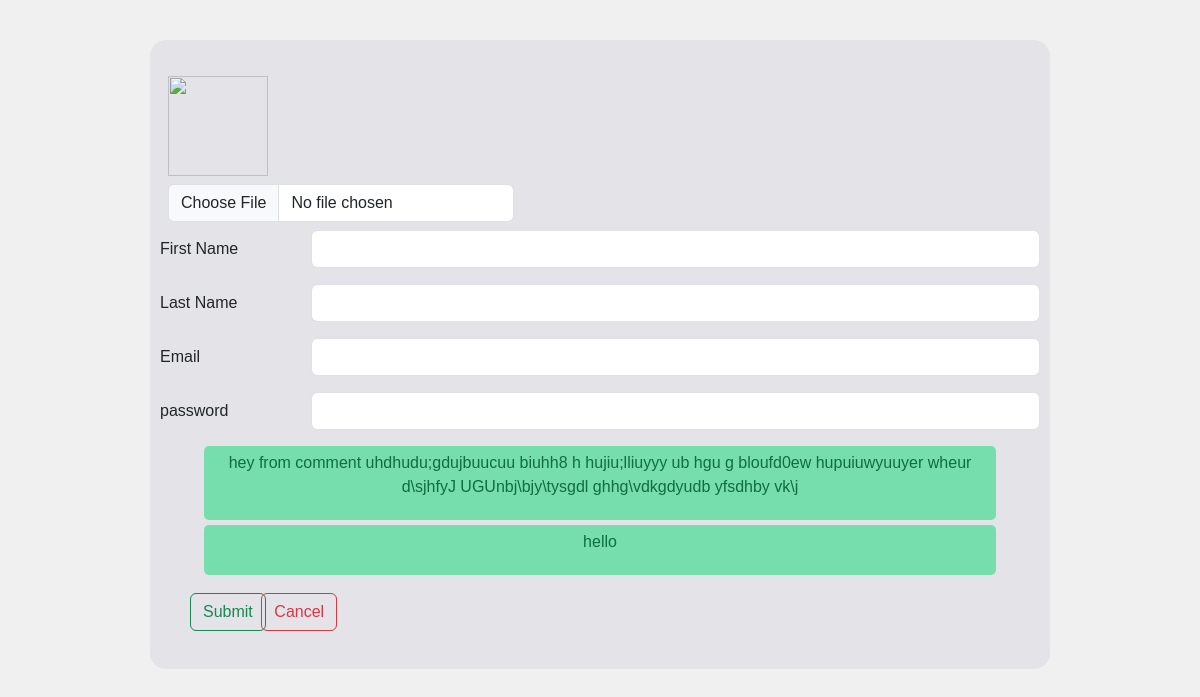
Page /edit.php on the committed database.
### tables this page shows
CREATE TABLE `usercom` (
  `ID` int(11) NOT NULL,
  `name` varchar(25) NOT NULL,
  `email` varchar(100) NOT NULL,
  `user-comment` varchar(255) NOT NULL,
  `com-date` timestamp NOT NULL DEFAULT current_timestamp(),
  `status` int(11) NOT NULL DEFAULT 0
);

### conn.php (called while the page is built, shortened)
<?php
        $password='';

### edit.php (the view, shortened to what this page needs)
<!DOCTYPE html>
<html lang="en">
<head>
    <link rel="stylesheet" href="./bootstrap/bootstrap.css">
    <link rel="stylesheet" href="./css/adminPage.css">
</head>
<body>
    <?php
        include("conn.php");
        $id=$_GET['editid'];
        $firstname='';
        $lastname= '';
        $email= '';
    ?>
    <div class="container create-class">
        <form method="post" enctype="multipart/form-data">
                        <div class="container p-2" >
                            <div class="input-group profile-pic py-2" >
                                    <img src="upload/<?php echo$image; ?>" alt="" style="height:100px; width:100px; object-fit:cover;">
                            </div>
                            <div style="width:40%;">
                                <input type="file" class="form-control" id="inputGroupFile04" aria-describedby="inputGroupFileAddon04" aria-label="Upload" name="image">
                            </div>
                        </div>
                <div class="row mb-3">
                        <label for="colFormLabel" class="col-sm-2 col-form-label">First Name</label>
                        <div class="col-sm-10">
                            <input type="text" class="form-control" id="colFormLabel"  name="firstName" value="<?php echo$firstname;?>">
                        </div>
                </div>
                <div class="row mb-3">
                        <label for="colFormLabel" class="col-sm-2 col-form-label">Last Name</label>
                        <div class="col-sm-10">
                            <input type="text" class="form-control" id="colFormLabe2"  name="lastName" value="<?php echo$lastname;?>">
                        </div>
                </div>
                <div class="row mb-3">
                        <label for="colFormLabel" class="col-sm-2 col-form-label">Email</label>
                        <div class="col-sm-10">
                            <input type="text" class="form-control" id="colFormLabe3"  name="emailInput" value="<?php echo$email;?>">
                        </div>
                </div>
                <div class="row mb-3">
                        <label for="colFormLabel" class="col-sm-2 col-form-label">password</label>
                        <div class="col-sm-10">
                            <input type="text" class="form-control" id="colFormLabe4"  name="passwordInput" value="<?php echo$password;?>">
                        </div>
                </div>
                <?php
                $sql2="SELECT * FROM usercom WHERE ID='$id'";
                $result2=mysqli_query($conn,$sql2);
                if($result2 && mysqli_num_rows($result2)>0){
                    while($row2=mysqli_fetch_assoc($result2)){
                         ?>
                        <div class="form-floating">
                        <div class="container success-message">
                            <p>
                                <?php
                                        echo $row2['user-comment'].' ';
                                 ?>
                            </p>
                        </div>
                        <?php
                    }
                }else { ?>
                    <div class="form-floating">
                    <div class="container success-message">
                    </div>
                    <?php
                }
                ?>
                </div>
                <div class="row buttom container  " style="margin:10px;">
                    <div class="col-1 p-2 d-md-inline d-sm-block"><button type="submit" class="btn btn-outline-success" id="signupbutton" name="submitButton">Submit</button></div>
                    <div class="col-1 p-2 d-md-inline d-sm-block"><button type="submit" class="btn btn-outline-danger" id="hello" name="cancelButton">Cancel</button></div>
                </div>
        </form>
    </div>
</body>
</html>

### css/adminPage.css (style rules this page uses)
* { margin: 0; padding: 0; }
body { font-family: 'Gill Sans', 'Gill Sans MT', Calibri, 'Trebuchet MS', sans-serif; background-color: #f0f0f0; position: relative; }
.create-class { max-width: 75%; background-color: #0b005a0e; margin: 40px auto; padding: 20px 10px; border-radius: 16px; }
.success-message { color: #0f6d40; background-color: #4bdd96b6; padding: 5px ; width: 90%; font-size:16px; margin:5px auto; text-align: center; border-radius: 5px; }

### rows in the picture
usercom: value "hey from comment uhdhudu;gdujbuucuu biuhh8 h hujiu;lliuyyy ub hgu g bloufd0ew hupuiuwyuuyer wheur d\\sjhfyJ UGUnbj\\bjy\\tysgdl ghhg\\vdkgdyudb yfsdhby vk\\j"
usercom: value "hello"
